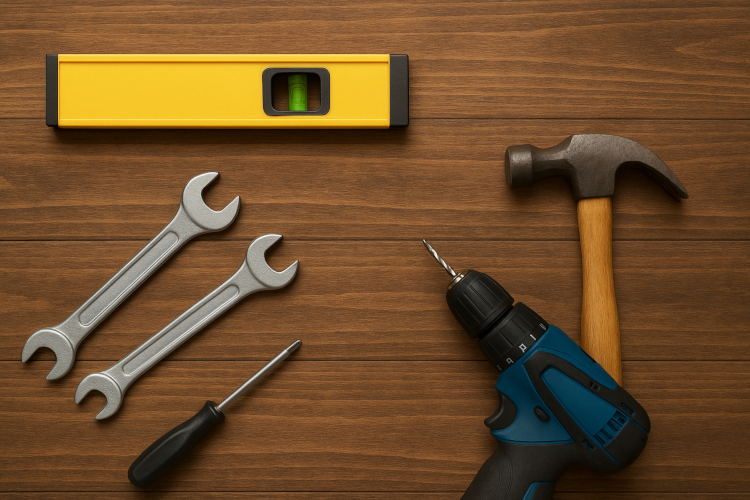
#> input picture table_top.png, 750 x 500 px
$ python opencv_stl_demo.py
#> lines starting #> are read from the running program, lines starting #| are printed output that depends on the picture
import cv2
import numpy as np

def print_help():
    print("""
This program applies scaling, translation, and rotation to an image using OpenCV.
You will be prompted for:
- Image path
- Scaling factors (sx, sy)
- Translation values (tx, ty)
- Rotation angle (in degrees)

Transformations are applied in this order: scaling -> translation -> rotation.
""")

def main():
    print_help()
    img_path = input("Enter image path: ")
#> the answer given: table_top.png
    img = cv2.imread(img_path)
#> img is the input picture: shape (500, 750, 3); mean B, G, R 42.4, 77.7, 111.5
    if img is None:
        print("Error: Could not load image.")
        return

    try:
        sx = float(input("Enter scaling factor sx (e.g. 1.2): "))
#> the answer given: 1
        sy = float(input("Enter scaling factor sy (e.g. 1.2): "))
#> the answer given: 1
        tx = float(input("Enter translation tx (pixels): "))
#> the answer given: 3
        ty = float(input("Enter translation ty (pixels): "))
#> the answer given: 3
        angle = float(input("Enter rotation angle (degrees): "))
#> the answer given: 3
    except ValueError:
        print("Invalid input.")
        return

    # Scaling
    scaled = cv2.resize(img, None, fx=sx, fy=sy, interpolation=cv2.INTER_LINEAR)

    # Translation
    rows, cols = scaled.shape[:2]
#> rows = 500; cols = 750
    M_trans = np.float32([[1, 0, tx], [0, 1, ty]])
    translated = cv2.warpAffine(scaled, M_trans, (cols, rows))
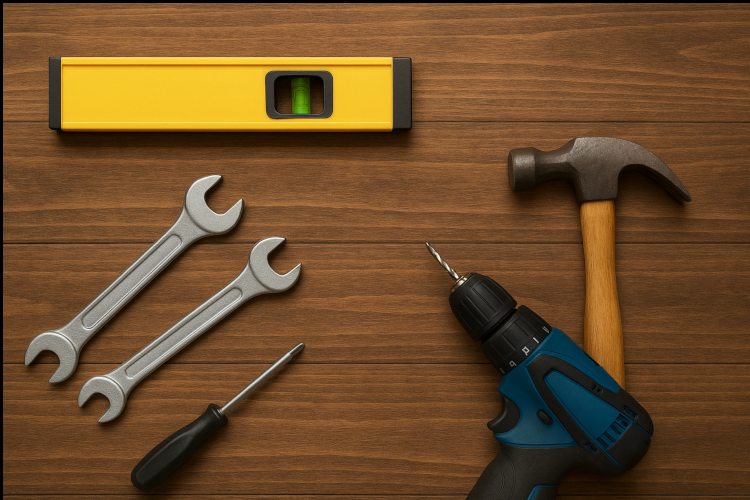
#> translated: shape (500, 750, 3); mean B, G, R 42.2, 77.2, 110.7

    # Rotation
    center = (cols // 2, rows // 2)
#> center = (375, 250)
    M_rot = cv2.getRotationMatrix2D(center, angle, 1.0)
    rotated = cv2.warpAffine(translated, M_rot, (cols, rows))
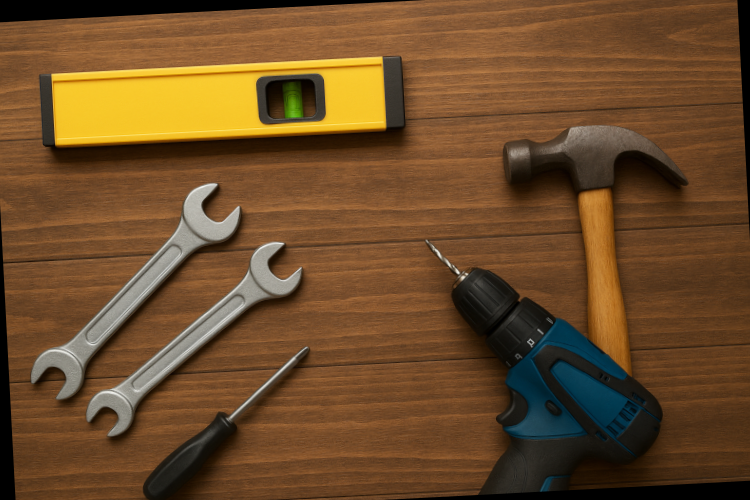
#> rotated: shape (500, 750, 3); mean B, G, R 41.4, 75.8, 108.6

    # Display images
    cv2.imshow('Input Image', img)
    cv2.imshow('Transformed Image', rotated)
    print("Press any key in the image window to exit.")
    cv2.waitKey(0)
    cv2.destroyAllWindows()

if __name__ == "__main__":
    main()
